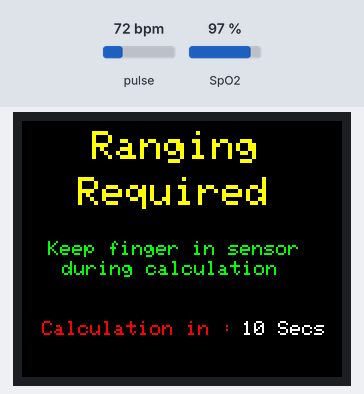
This sketch was run on a simulated Arduino Uno, built with avr-gcc and run on an emulated ATmega328P. On the bench: 160×128 colour display. The inputs (shaded band) are chosen by the test bench; at power-on: pulse 72 bpm, SpO2 97 %. What the sketch prints to the serial monitor is not drawn.

Above: at 0.3 s.
At 7.3 s:
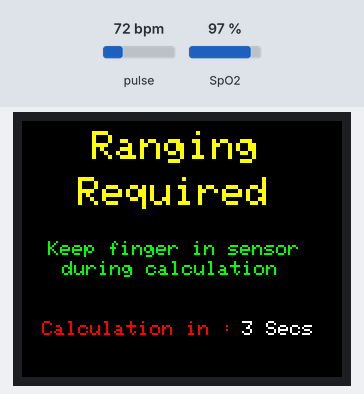
At 10.3 s:
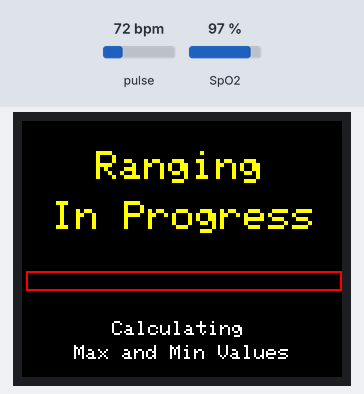
At 12.3 s:
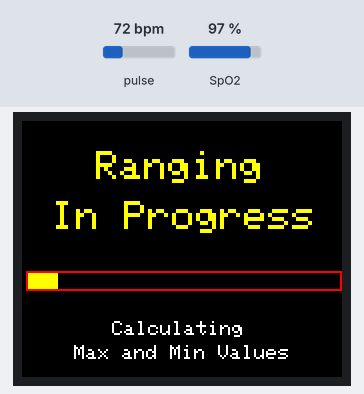
At 14.2 s:
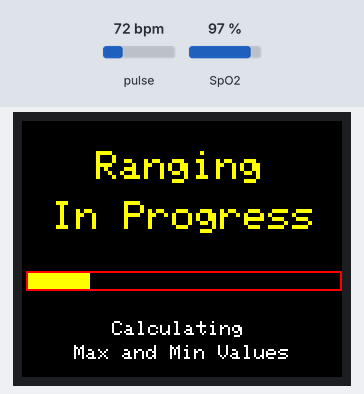

Measured:
- what the display in image 2 shows lasts 2.0 s, from 10.2 s to 12.2 s

The sketch:

BPM_SPO2.ino
```cpp
#include <Adafruit_GFX.h>    // Core graphics library
#include <Adafruit_ST7735.h> // Hardware-specific library
#include <SPI.h>
#include <Wire.h>
#include "MAX30100_PulseOximeter.h"

//
// Screen coordinates
//      0        X (160)   159
//    0 +------------------>
//      |
//   Y  |
// (128)|
//      |
//  127 V
//

#define TFT_CS     10
#define TFT_RST    8
#define TFT_DC     9

Adafruit_ST7735 tft = Adafruit_ST7735(TFT_CS,  TFT_DC, TFT_RST);
PulseOximeter pox;
MAX30100 sensor;

#define ADC_MAX_VAL 65535

float fScalingFactor = 0.0;

#define SCREEN_HEIGHT       128
#define SCREEN_WIDTH        160
#define PULSE_WINDOW_HEIGHT 100

unsigned char ucScreenIndex = 0;  // Index pointer used to control the scanning of the waveform from left to right in the waveform window

uint16_t IR_RawSignal = 0;  // Var used to hold the raw Phototransistor value
uint16_t RED_RawSignal = 0;
int iPulseValueIR = 0;
int iPulseValueIROld = 0;
char cStringArray[100];       // Temp string array used to print numbers to the TFT display
uint16_t lADC0MaxValue = 0;        // The calculated pulse wave mimimum with finger in place and IR source turned on
uint16_t lADC0MinValue = 0;        // The calculated pulse wave mimimum with finger in place and IR source turned on
uint16_t iADC0SpanValue = 0;       // The calculated pulse wave span (max-min) with finger in place and IR source turned on

int iBPM = 0;
int iBPMOld = 0;
int SPO2 = 0;
int SPO2Old = 0;
int iPulseTriggerLevelHigh = 0;
int iPulseTriggerLevelLow = 0;

#define UPPER_PULSE_RATE 220

int iSampleCount = 0; // Holds the incremental counter to be compared with that of below
int iSampleCountMax = 8; // This number dictates how many samples are thrown away before the screen is updated
uint32_t tsLastReport = 0;

#define REPORTING_PERIOD_MS 1000
#define SAMPLE_PERIOD_uS    1000
#define MAX_UL 4294967295UL
unsigned long ulSamplePeriod = SAMPLE_PERIOD_uS;
unsigned long ulCurrentTime = 0;
unsigned long ulOldTime = 0;
unsigned long ulElapsedTime = 0;
unsigned long ulPulseCurrentTime = 0;
unsigned long ulPulseOldTime = 0;


void setup(void) {
  Serial.begin(115200);
  tft.initR(INITR_BLACKTAB);   // initialize a ST7735S chip, black tab (works for red tab also)
  tft.setRotation(3);
  tft.fillScreen(ST7735_BLACK);
}


void loop(){
  handleCalibration();
  setupFinalDisplay();
  Serial.println('\n');
  Serial.println(lADC0MinValue);
  Serial.println((int)lADC0MinValue);
  ucScreenIndex = SCREEN_WIDTH;
  iADC0SpanValue = (lADC0MaxValue - lADC0MinValue);
  Serial.println('\n');
  Serial.println(iADC0SpanValue);
  fScalingFactor = (float)((float)(PULSE_WINDOW_HEIGHT)/(float)ADC_MAX_VAL);
  Serial.println('\n');
  Serial.println(fScalingFactor);
  ulOldTime = micros();
  iPulseTriggerLevelHigh = ((int)(((float)(lADC0MaxValue - lADC0MinValue)) * 0.10)) + lADC0MinValue;
  iPulseTriggerLevelLow  = ((int)(((float)(lADC0MaxValue - lADC0MinValue)) * 0.30)) + lADC0MinValue;

  while (1){
    pox.update();
    sensor.update();
    ulCurrentTime = micros();
    if (ulCurrentTime >= ulOldTime)
      ulElapsedTime = ulCurrentTime - ulOldTime;
    else
      ulElapsedTime = (MAX_UL - ulOldTime) + ulCurrentTime;

    if (ulElapsedTime >= ulSamplePeriod){
      ulOldTime = ulCurrentTime;

      sensor.getRawValues(&IR_RawSignal, &RED_RawSignal); // Read raw level from analogue input
      //Serial.println(IR_RawSignal);
      iPulseValueIR = (int) (((float)IR_RawSignal) * fScalingFactor); // Scaled waveform 0-5, 0-1023 => 0-PULSE_WINDOW_HEIGHT
      //Serial.println(iPulseValueIR);
      iPulseValueIR = iPulseValueIR - (PULSE_WINDOW_HEIGHT/2);
      //iPulseValueIR = (int)((float)iPulseValueIR * fAmplificationFactor);
      iPulseValueIR = iPulseValueIR + (PULSE_WINDOW_HEIGHT/2);
      iPulseValueIR = PULSE_WINDOW_HEIGHT - iPulseValueIR;
      //Serial.println(iPulseValueIR);

    if (millis() - tsLastReport > REPORTING_PERIOD_MS) {
        iBPM = pox.getHeartRate();
        Serial.println(iBPM);
        SPO2 = pox.getSpO2();
        Serial.println(SPO2);
        tsLastReport = millis();
    }

    if (((iBPM != iBPMOld) && (iBPM < UPPER_PULSE_RATE)) | (SPO2 != SPO2Old)){
      UpdateValues(47, 108, iBPMOld, iBPM);
      UpdateValues(115, 108, SPO2Old, SPO2);
      iBPMOld = iBPM;
      SPO2Old = SPO2;
    }

      if(iBPM > 100) // Adapt the sample rate to ensure sufficient pulses are displayed for a slower heart rate.
        iSampleCountMax = 12;
      else
        iSampleCountMax = 8;

      // Handle screen top and bottom clipping
      if (iPulseValueIR < 1) // If top of waveform clips, stop it from printing outside the screen and move next peak down by the same amount + some
        iPulseValueIR = 1;
      if (iPulseValueIR > PULSE_WINDOW_HEIGHT-3)  // If bottom of waveform clips, stop it from printing outside the screen and move next peak up by the same amount + some
        iPulseValueIR = PULSE_WINDOW_HEIGHT-3;

      // Handle screen update
      iSampleCount++;
      if (iSampleCount >= iSampleCountMax){
        iSampleCount = 0;
        ucScreenIndex++;
        if (ucScreenIndex >= SCREEN_WIDTH){
          ucScreenIndex = 1;
          iPulseValueIROld = (int)((float)((float)PULSE_WINDOW_HEIGHT) / 2.0);
          tft.drawFastVLine(ucScreenIndex, 1, PULSE_WINDOW_HEIGHT - 3, ST7735_BLACK);
        } else {
          if (ucScreenIndex < (SCREEN_WIDTH-2)){
            tft.drawFastVLine(ucScreenIndex, 1, PULSE_WINDOW_HEIGHT - 3, ST7735_BLACK);
            tft.drawLine(ucScreenIndex-1, iPulseValueIROld, ucScreenIndex, iPulseValueIR, ST7735_GREEN); //alterar escala aki!!!!!!!
          }
        }
        iPulseValueIROld = iPulseValueIR;
      }
    }
   }
}


void UpdateValues(int x, int y, int OldValue, int NewValue){
  tft.setTextSize(2);
  tft.setCursor(x, y);
  tft.setTextColor(ST7735_BLACK);
  sprintf(cStringArray,"%d",OldValue);
  tft.println(cStringArray);
  tft.setCursor(x, y);
  tft.setTextColor(ST7735_YELLOW);
  sprintf(cStringArray,"%d",NewValue);
  tft.println(cStringArray);
}

void handleCalibration(void){
#define CALIBRATION_DELAY 10

  int lCount = 0;
  int iCountDown = CALIBRATION_DELAY;
  char cCountDown[15];
  long  lADC0TempValue = 0;
  long  lSamplecounts = 0;
  uint16_t ir, red;

  iCountDown = CALIBRATION_DELAY;
  setupCalibrateDisplay1();
  tft.setTextSize(1);

  while (iCountDown > 0){
    tft.setTextColor(ST7735_WHITE);
    tft.setCursor(110,100);
    sprintf(cCountDown,"%d Secs",iCountDown);
    tft.println(cCountDown);
    delay(1000);
    tft.setTextColor(ST7735_BLACK);
    tft.setCursor(110,100);
    sprintf(cCountDown,"%d Secs",iCountDown);
    tft.println(cCountDown);
    iCountDown--;
  };

  setupCalibrateDisplay2();
  tft.setTextSize(1);
  tft.setTextColor(ST7735_WHITE);
  tft.setCursor(45,100);
  tft.println("Calculating");
  tft.setTextColor(ST7735_WHITE);
  tft.setCursor(26,112);
  tft.println("Max and Min Values");

  tft.drawRect(2,75,158,10,ST7735_RED);
  lADC0MaxValue = 0;
  lADC0MinValue = ADC_MAX_VAL;

  lCount = 0;
  lSamplecounts = 10000L;

  //Start sensor Configuration
  if (!pox.begin()) {
        Serial.println("FAILED");
        for(;;);
   } else
        Serial.println("SUCCESS");
  pox.update();
  sensor.update();
  // Read the output of the sensor with IR applied and finger in place to determine max and min voltages at output. Used to scale the incoming waveform to ensure the
  // fit in the display window is maximised.
  while (lCount < lSamplecounts){
    pox.update();
    sensor.update();

    sensor.getRawValues(&ir, &red);
    lADC0TempValue = ir; //IR RAW READ
    Serial.println(ir);

    if (lADC0TempValue > lADC0MaxValue)
      lADC0MaxValue = lADC0TempValue;

    if (lADC0TempValue < lADC0MaxValue)
      lADC0MinValue = lADC0TempValue;

    if ((lCount % 1000) == 0)
        tft.fillRect(3,76,(int16_t) (156 * (float)( (float)(lCount + 1) / (float) lSamplecounts)),8,ST7735_YELLOW);
     delay(1);
     lCount++;
  };
}


void setupCalibrateDisplay1(void){
  tft.fillScreen(ST7735_BLACK);
  tft.setCursor(35, 5);
  tft.setTextColor(ST7735_YELLOW);
  tft.setTextSize(2);
  tft.println("Ranging");
  tft.setCursor(28, 28);
  tft.println("Required");

  tft.setCursor(13,60);
  tft.setTextColor(ST7735_GREEN);
  tft.setTextSize(1);
  tft.println("Keep finger in sensor");
  tft.setCursor(20,70);
  tft.println("during calculation");

  tft.setCursor(10,100);
  tft.setTextColor(ST7735_RED);
  tft.setTextSize(1);
  tft.println("Calculation in :");
}


void setupCalibrateDisplay2(void){
  tft.fillScreen(ST7735_BLACK);
  tft.setTextColor(ST7735_YELLOW);
  tft.setTextSize(2);
  tft.setCursor(37, 15);
  tft.println("Ranging");
  tft.setCursor(15, 40);
  tft.println("In Progress");
}


void setupFinalDisplay(void){
  tft.fillScreen(ST7735_BLACK);
  tft.drawRect(0, 0, SCREEN_WIDTH-1, PULSE_WINDOW_HEIGHT-1, ST7735_GREEN);
  tft.drawRect(0, PULSE_WINDOW_HEIGHT, SCREEN_WIDTH-1, SCREEN_HEIGHT - PULSE_WINDOW_HEIGHT, ST7735_GREEN);
  tft.setTextColor(ST7735_CYAN);
  tft.setTextSize(2);
  tft.setCursor(5,108);
  tft.println("BPM");
  tft.setCursor(85,108);
  tft.println("O2");
  tft.setCursor(140,108);
  tft.println("%");
}
```
